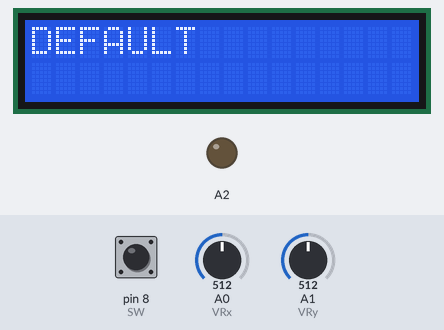
A sketch run on a simulated Arduino Uno, built with avr-gcc and run on an emulated ATmega328P. Parts: 16×2 character LCD, output pins drawn as LEDs (lit = HIGH). The inputs (shaded band) are chosen by the test bench; at power-on: pin 8 (SW) HIGH, A1 (VRy) = 512, A0 (VRx) = 512. No radio packets arrive unless stated; what the sketch prints to the serial monitor is not drawn.

Above: at 1.2 s.
1.3 s: pin 8 (SW) pulled LOW for 1 s
At 3.4 s:
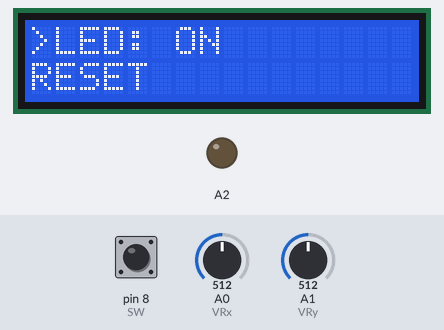
3.8 s: A1 (VRy) set to 885
5.3 s: A1 (VRy) set to 912
At 5.7 s:
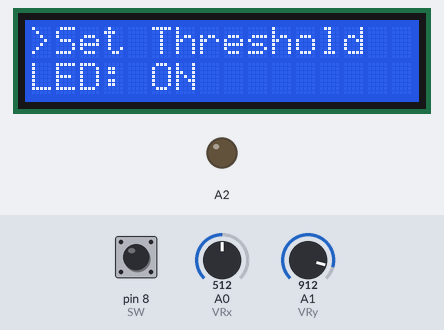
8.3 s: pin 8 (SW) pulled LOW for 0.15 s
At 8.7 s:
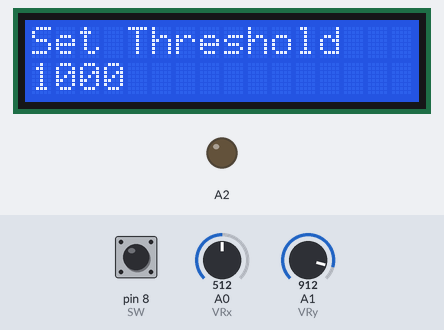
11.3 s: A1 (VRy) set to 90
At 11.7 s:
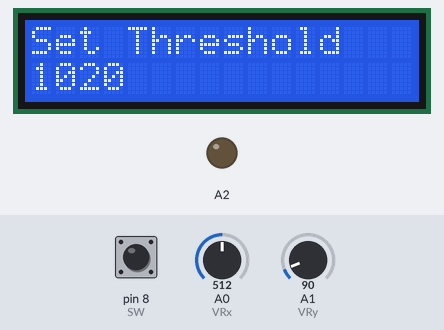
Timing chart, 0 to 14.3 s (numbered marks = the images above; inputs shaded):
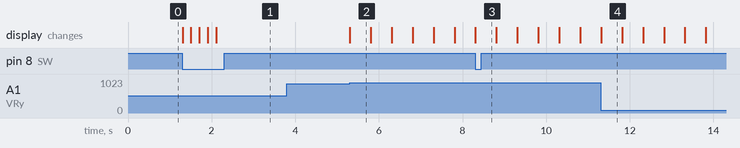

Measured:
- the behaviour switches between 900 and 901 on A1 (VRy) (found by bisection; images 1 and 2)
- after the input at 1.3 s, the display: changes at once (image 1)
- after the input at 3.8 s, every drawn part: stays the same
- after the input at 5.3 s, the display: changes at once (image 2)
- after the input at 8.3 s, the display: changes at once (image 3)
- what the display in image 2 shows lasts 0.5 s, from 5.3 s to 5.8 s

The sketch:

lcd_keypad_shield.ino
```cpp
#include <LiquidCrystal.h>
#include "detectButton.h"
#include <SPI.h>
#include <nRF24L01.h>
#include <RF24.h>
#include "pitches.h"

LiquidCrystal lcd(7, 6, 5, 4, 3, 2);

int lcdKey = 0;

String warning_string = "DEFAULT";
const String ALARM_STR = "Alarm";
const String THRESHOLD_STR = "Set Threshold";
const String LED_STR = "LED";
const String RESET_STR = "RESET";
const String BACK = "Back";
const String MENU_ITEMS[] = {ALARM_STR, THRESHOLD_STR, LED_STR, RESET_STR, BACK};
const int MENU_SIZE = 5;
int THRESHOLD = 1000;

int state = 0; // 0: Warning, 1: Menu, 2: Thres Menu
int prevState = 0;
int menuState = 2; // 0: ALARM_STR, 1: THRESHOLD_STR, 2: LED_STR, 3: RESET, 4: BACK
boolean led_state = true;
boolean alarm_state = true;

String prevMsg1 = "";
String prevMsg2 = "";

RF24 radio(9, 10); // CE, CSN
const byte address[6] = "00001";

bool tooHigh = false;
bool tooLow = false;

int melody[] = {
  NOTE_G4, NOTE_G4, NOTE_G4, NOTE_DS3, NOTE_AS4, NOTE_G4, NOTE_DS3, NOTE_AS4, NOTE_G4, END
};

// note durations: 8 = quarter note, 4 = 8th note, etc.
int noteDurations[] = {       //duration of the notes
  2, 2, 2, 2, 1, 2, 2, 1, 2
};

int speed=90;  //higher value, slower notes

void setup() {
  Serial.begin(9600);
  lcd.begin(16, 2); // dimensions of the display
  lcd.setCursor(0, 0); // position of the cursor
  lcd.print(warning_string);

  pinMode(VRx, INPUT);
  pinMode(VRy, INPUT);
  pinMode(SW, INPUT_PULLUP);

  pinMode(A2, OUTPUT);

  radio.begin();
  radio.openReadingPipe(0, address);   //Setting the address at which we will receive the data
  radio.setPALevel(RF24_PA_MIN);       //You can set this as minimum or maximum depending on the distance between the transmitter and receiver.
  radio.startListening();
}


void displayLCD(String message1, String message2){
  if (!prevMsg1.equals(message1) && !prevMsg2.equals(message2)){
    prevMsg1 = message1;
    prevMsg2 = message2;
    lcd.clear();
    lcd.setCursor(0, 0);
    lcd.print(message1);
    lcd.setCursor(0, 1);
    lcd.print(message2);
  }
}

String onOff(boolean isOn){
  return isOn ? "ON" : "OFF";
}

void mainMenuDisplay(int menuState){
  int secondState = menuState >= MENU_SIZE - 1 ? 0 : menuState + 1;
  String firstMessage = MENU_ITEMS[menuState];
  String secondMessage = MENU_ITEMS[secondState];
  firstMessage = ">" + firstMessage;
  if (menuState == 0){
    firstMessage = firstMessage+ ": " + onOff(alarm_state);
  }else if (menuState == 2){
    firstMessage = firstMessage+ ": " + onOff(led_state);
  }
  if (secondState == 0){
    secondMessage = secondMessage + ": " + onOff(alarm_state);
  }else if (secondState == 2){
    secondMessage = secondMessage + ": " + onOff(led_state);
  }
  displayLCD(firstMessage, secondMessage);
}

void forceRefresh(){
  prevMsg1 = "";
  prevMsg2 = "";
}

void showMenu(int lcdKey) {
  if (state == 0){
    displayLCD(warning_string, "");
    if (lcdKey == BTN_SELECT) {
      state = 1;
      prevState = 0;
    }
  }
  else if (state == 1){
    mainMenuDisplay(menuState);
    if (lcdKey == BTN_DOWN){
      menuState = menuState >= MENU_SIZE -1 ? 0 : menuState + 1;
    }else if (lcdKey == BTN_UP){
      menuState = menuState == 0 ? MENU_SIZE-1 : menuState - 1;
    }else if (lcdKey == BTN_SELECT){
      if (menuState == 1){
        state = 2;
        prevState = 1;
      }else if (menuState == 2){
        led_state = !led_state;
        forceRefresh();
      }else if (menuState == 0){
        alarm_state = !alarm_state;
        forceRefresh();
      }else if (menuState == 3){
        THRESHOLD = 1000;
        led_state = true;
        alarm_state = true;
        forceRefresh();
        displayLCD("Reset", "Complete");
        delay(1000);
      }else if (menuState == 4){
        state = 0;
        prevState = 1;
      }
    }
  }
  else if (state == 2) {
    displayLCD(THRESHOLD_STR, String(THRESHOLD));

    if(lcdKey == BTN_DOWN){
      THRESHOLD -= 5;
      forceRefresh();
    }else if (lcdKey == BTN_UP){
      THRESHOLD += 5;
      forceRefresh();
    }else if (lcdKey == BTN_SELECT){
      state = 0;
      prevState = 2;
    }
  }
}

void loop() {
  lcdKey = readLCDButtons();
  showMenu(lcdKey);

  switch(lcdKey) {
    case BTN_SELECT:
      Serial.println("select");
      break;
    case BTN_UP:
      Serial.println("up");
      break;
    case BTN_DOWN:
      Serial.println("down");
      break;
    default:
      break;
  }

  if (radio.available()){              //Looking for the data.
    int res1 = 0;
    int res2 = 0; //Saving the incoming data
    radio.read(&res1, sizeof(res1));    //Reading the data
    radio.read(&res2, sizeof(res2));
    //Serial.println("res 1: " + String(res1));
    //Serial.println("res 2: " + String(res2));
    getBallLocation(res1, res2);
    Serial.println("Too high?: " + String(tooHigh));
    Serial.println("Too low?: " + String(tooLow));
    if (tooHigh && !tooLow) {
      warning_string = "TOO HIGH";
      playAlarm();
    } else if (!tooHigh && tooLow) {
      warning_string = "TOO LOW";
      playAlarm();
    } else if (!tooHigh && !tooLow) {
      warning_string = "GOOD";
    }
    //if (tooHigh && tooLow){
      //Serial.println("ERROR: ball is too high and too low at the same time");
    //}
  }
}

void getBallLocation(int res1, int res2) {
  if (res1 == 1){
    tooHigh = true;
  }
  if (res2 == 1){
    tooLow = true;
  }
  if (res1 == -1){
    tooHigh = false;
  }
  if (res2 == -1){
    tooLow = false;
  }
}

void playAlarm(){
  if (alarm_state) {
   for (int thisNote = 0; melody[thisNote]!=-1; thisNote++) {
      int noteDuration = speed*noteDurations[thisNote];
      tone(A2, melody[thisNote],noteDuration*.95);
      Serial.println(melody[thisNote]);

      delay(noteDuration);
      if (millis() - lastInterruptTime > noteDuration) noTone(A2);

    }
  }
}
```

detectButton.h
```cpp
const int BTN_SELECT = A0;
const int BTN_UP = A1;
const int BTN_DOWN = A2;
const int BTN_THRESHOLD = 1000;

int VRx = A0;
int VRy = A1;
int SW = 8;

int xPosition = 0;
int yPosition = 0;
int SW_state = 1;

static unsigned long lastInterruptTime = millis();

int readLCDButtons() {
  int lcdKey = 0;
  xPosition = analogRead(VRx);
  yPosition = analogRead(VRy);
  SW_state = digitalRead(SW);
  if (millis() - lastInterruptTime > 200) {
    if (SW_state == 0) {
      lcdKey = BTN_SELECT;
      lastInterruptTime = millis();
    } else if(millis() - lastInterruptTime > 500) {
        if (yPosition < 100) {
          lcdKey = BTN_DOWN;
          lastInterruptTime = millis();
        } else if (yPosition > 900) {
          lcdKey = BTN_UP;
          lastInterruptTime = millis();
        }
    }
    return lcdKey;
  }
  return 0;
}
```

pitches.h
```cpp
#define NOTE_B0  31
#define NOTE_C1  33
#define NOTE_CS1 35
#define NOTE_D1  37
#define NOTE_DS1 39
#define NOTE_E1  41
#define NOTE_F1  44
#define NOTE_FS1 46
#define NOTE_G1  49
#define NOTE_GS1 52
#define NOTE_A1  55
#define NOTE_AS1 58
#define NOTE_B1  62
#define NOTE_C2  65
#define NOTE_CS2 69
#define NOTE_D2  73
#define NOTE_DS2 78
#define NOTE_E2  82
#define NOTE_F2  87
#define NOTE_FS2 93
#define NOTE_G2  98
#define NOTE_GS2 104
#define NOTE_A2  110
#define NOTE_AS2 117
#define NOTE_B2  123
#define NOTE_C3  131
#define NOTE_CS3 139
#define NOTE_D3  147
#define NOTE_DS3 156
#define NOTE_E3  165
#define NOTE_F3  175
#define NOTE_FS3 185
#define NOTE_G3  196
#define NOTE_GS3 208
#define NOTE_A3  220
#define NOTE_AS3 233
#define NOTE_B3  247
#define NOTE_C4  262
#define NOTE_CS4 277
#define NOTE_D4  294
#define NOTE_DS4 311
#define NOTE_E4  330
#define NOTE_F4  349
#define NOTE_FS4 370
#define NOTE_G4  392
#define NOTE_GS4 415
#define NOTE_A4  440
#define NOTE_AS4 466
#define NOTE_B4  494
#define NOTE_C5  523
#define NOTE_CS5 554
#define NOTE_D5  587
#define NOTE_DS5 622
#define NOTE_E5  659
#define NOTE_F5  698
#define NOTE_FS5 740
#define NOTE_G5  784
#define NOTE_GS5 831
#define NOTE_A5  880
#define NOTE_AS5 932
#define NOTE_B5  988
#define NOTE_C6  1047
#define NOTE_CS6 1109
#define NOTE_D6  1175
#define NOTE_DS6 1245
#define NOTE_E6  1319
#define NOTE_F6  1397
#define NOTE_FS6 1480
#define NOTE_G6  1568
#define NOTE_GS6 1661
#define NOTE_A6  1760
#define NOTE_AS6 1865
#define NOTE_B6  1976
#define NOTE_C7  2093
#define NOTE_CS7 2217
#define NOTE_D7  2349
#define NOTE_DS7 2489
#define NOTE_E7  2637
#define NOTE_F7  2794
#define NOTE_FS7 2960
#define NOTE_G7  3136
#define NOTE_GS7 3322
#define NOTE_A7  3520
#define NOTE_AS7 3729
#define NOTE_B7  3951
#define NOTE_C8  4186
#define NOTE_CS8 4435
#define NOTE_D8  4699
#define NOTE_DS8 4978
#define END -1
```
